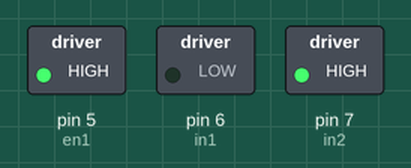
Simulated run of this sketch. Board: Arduino Uno, built with avr-gcc and run on an emulated ATmega328P. Parts: switched loads named in the sketch (green lamp = pin HIGH).

Above: at 0.1 s.
Timing chart, 0 to 1.6 s (numbered marks = the images above):
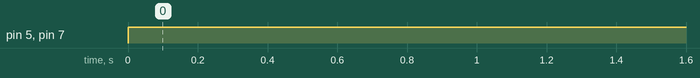

The sketch:

motor_code_1.ino
```cpp
const int en1 = 5;
const int in1 = 6;
const int in2 = 7;


void setup() {
  // put your setup code here, to run once:
  pinMode(en1, OUTPUT);
  pinMode(in1, OUTPUT);
  pinMode(in2, OUTPUT);
}

void loop() {
  // put your main code here, to run repeatedly:
  analogWrite(en1, 255);
  digitalWrite(in1,LOW);
  digitalWrite(in2,HIGH);

}
```

Measured:
- by itself, pin 5 (en1), pin 7 (in2): LOW → HIGH at 0.00 s
